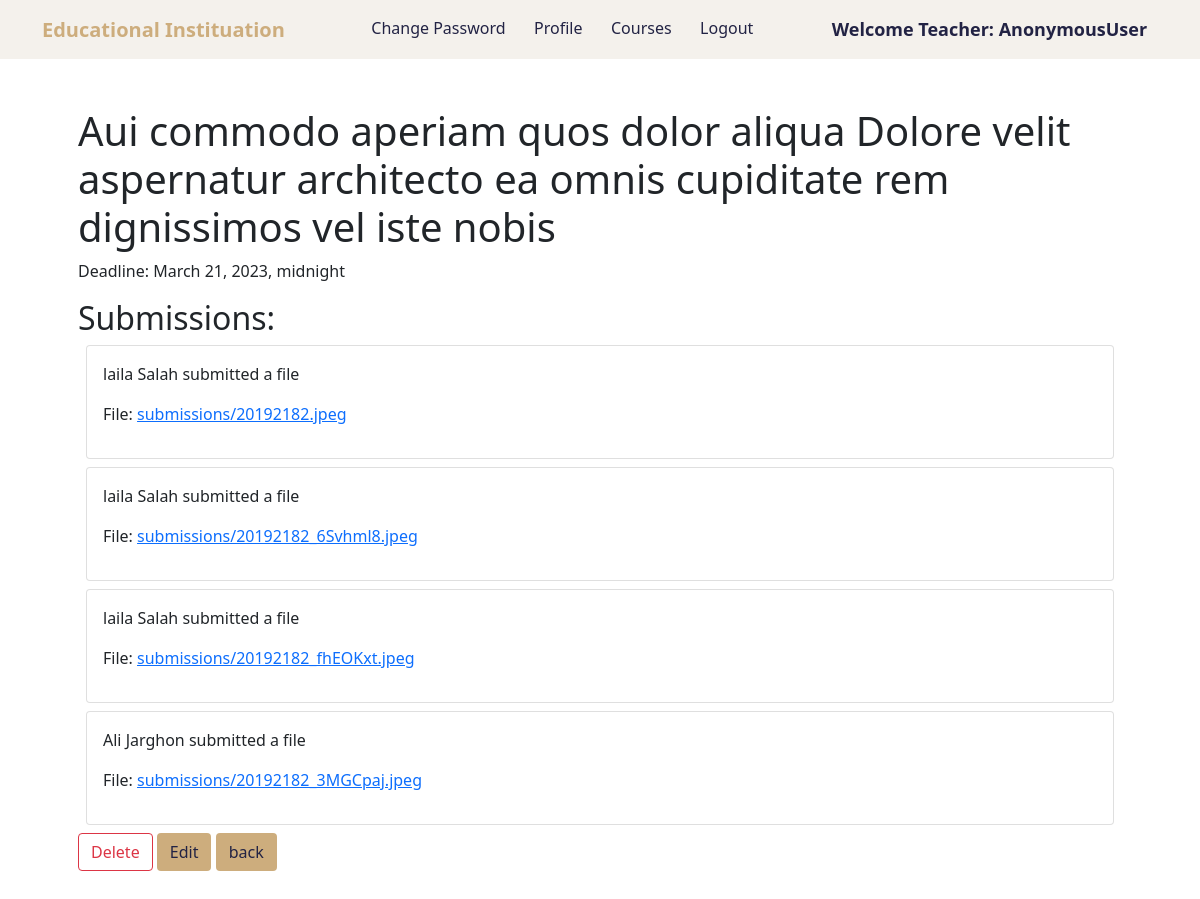
Page /task/1/ on the committed database.
### education/models.py (models this page shows, shortened)
class Task(models.Model):
    course = models.ForeignKey(Course, on_delete=models.CASCADE, related_name='tasks')
    teacher = models.ForeignKey(Teacher, on_delete=models.CASCADE, related_name='tasks_created')
    description = models.TextField(max_length=300)
    deadline = models.DateTimeField()
    has_submission = models.BooleanField(default=False)

class FileSubmission(models.Model):
    task = models.ForeignKey(Task, on_delete=models.CASCADE, related_name='submissions')
    student = models.ForeignKey(Student, on_delete=models.CASCADE, related_name='submissions')
    file = models.FileField(upload_to='submissions/')

class Student(models.Model):
    user = models.OneToOneField(User, on_delete=models.CASCADE)
    student_id = models.CharField(max_length=20, null=True, blank=True)
    full_name = models.CharField(max_length=50,null=True, blank=True)
    image = models.ImageField(upload_to="media", blank=True,null=True)
    phone = models.CharField(max_length=15 ,null=True, blank=True)
    university = models.CharField(max_length=50,null=True , blank=True)
    major = models.CharField(max_length=50 ,null=True , blank=True)
    address = models.CharField(max_length=100 ,null=True , blank=True)
    date_of_birth = models.DateField(null=True , blank=True)
    GENDER_CHOICES = (('male', 'male'),('female', 'female'), )
    gender = models.CharField(max_length=20,choices= GENDER_CHOICES ,null=True , blank=True)

### education/views.py (the view)
# urls.py: path('task/<int:pk>/', TaskDetailView.as_view(), name='task_detail'),
class TaskDetailView(DetailView):
    model = Task
    template_name = 'education/teacher/task_detail.html'
    login_required = True
    def get_context_data(self, **kwargs):
        context = super().get_context_data(**kwargs)
        task = self.object
        context['submissions'] = task.submissions.all()
        return context

### education/templates/education/teacher/task_detail.html (shortened to what this page needs)
{% extends 'education/teacher/teacher_navbar.html' %}
{% block body %}
 <section>
    <div class="container p-5">
        <h1>{{ object.description }}</h1>
        <p>Deadline: {{ object.deadline }}</p>
        <h2>Submissions:</h2>
        {% for submission in submissions %}
            <div class="card p-3 m-2 ">
                <p>{{ submission.student.full_name }} submitted a file  {{ submission.created_at }}</p>
                {% if submission.file %}
                    <p>File: <a href="{{ submission.file.url }}">{{ submission.file.name }}</a></p>
                {% else %}
                    <p>No file submitted yet</p>
                {% endif %}
            </div>
        {% empty %}
            <p>No submissions yet</p>
        {% endfor %}
        <div>
            <a href="{% url 'task_delete' object.id %}" class="btn btn-outline-danger">Delete</a>
            <a href="{% url 'task_edit' object.id %}" class="btn brown-bg dark-blue">Edit</a>
            <a href="{% url 'teacher_course_detail' object.course.id %}" class="btn brown-bg dark-blue">back</a>
        </div>
    </div>
 </section>
{% endblock %}

### landingPage/static/landingPage/style.css (style rules this page uses)
.dark-blue { color: #222344!important; }
.brown-bg { background-color: #CDAD7D !important; }

### rows in the picture
Task: description "Aui commodo aperiam quos dolor aliqua Dolore velit aspernatur architecto ea omnis cupiditate rem dignissimos vel iste nobis", deadline "March 21, 2023, midnight"
FileSubmission: student.full_name "laila Salah", file.name "submissions/20192182.jpeg"
FileSubmission: student.full_name "laila Salah", file.name "submissions/20192182_6Svhml8.jpeg"
FileSubmission: student.full_name "laila Salah", file.name "submissions/20192182_fhEOKxt.jpeg"
FileSubmission: student.full_name "Ali Jarghon", file.name "submissions/20192182_3MGCpaj.jpeg"

### other values in the picture
{{ request.user }} "AnonymousUser"
